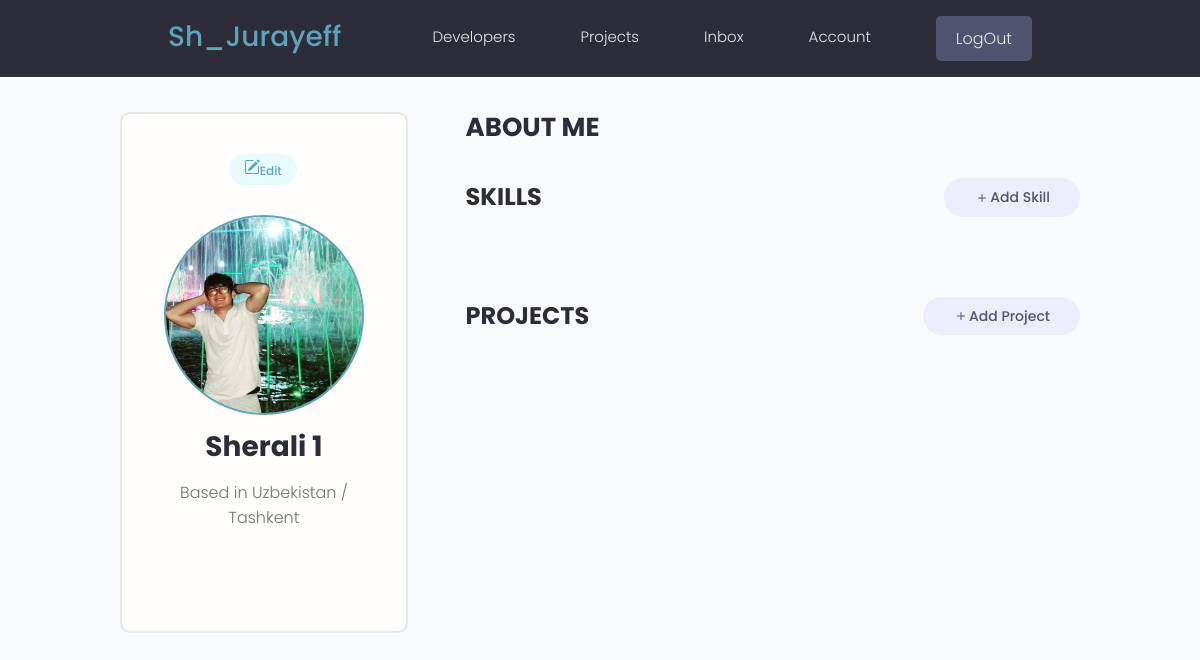
The page /account/ (signed in) on the database as committed earlier.
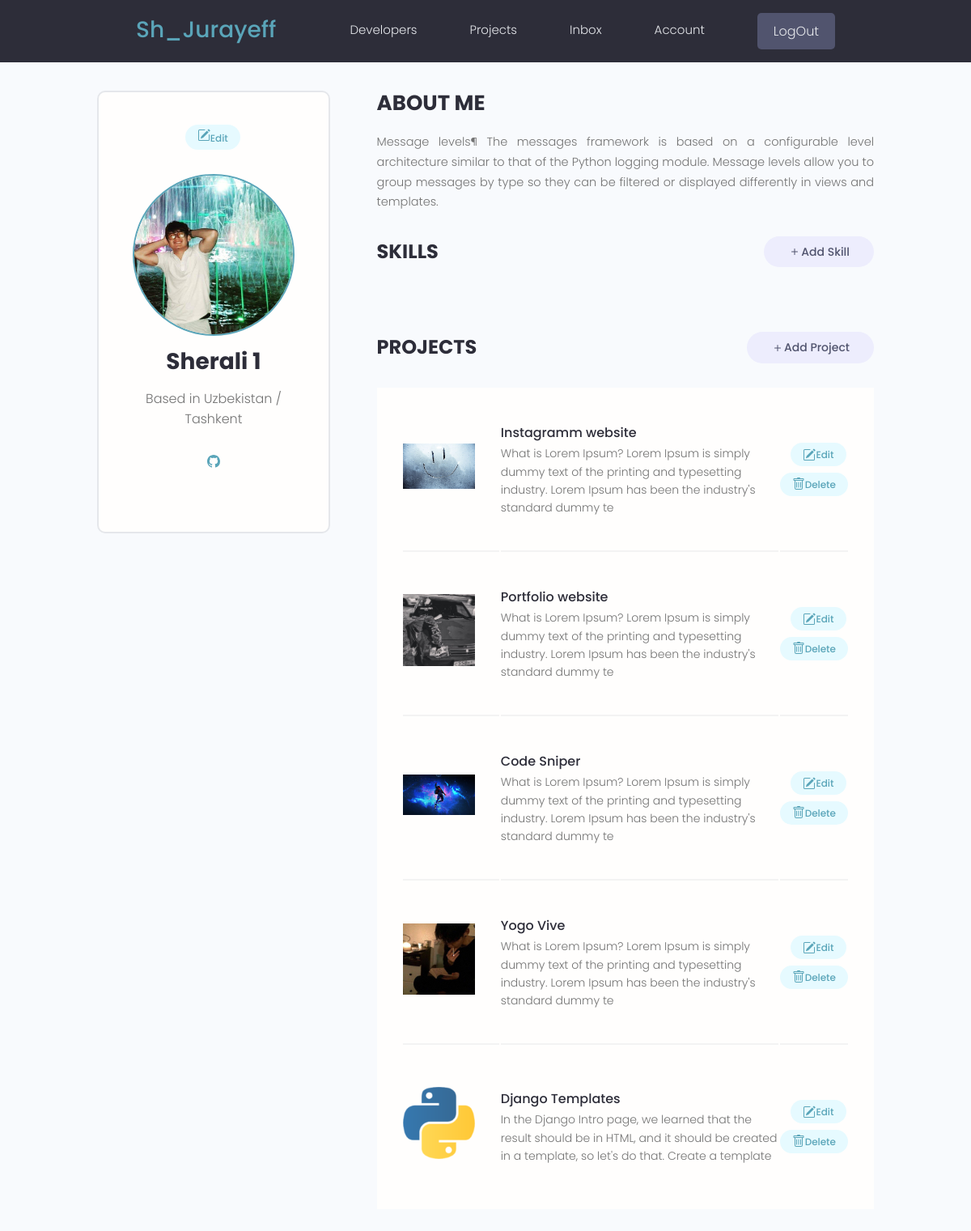
The same page on the database as committed later.
### users/models.py (models this page shows, shortened)
class Profile(models.Model):
    user = models.OneToOneField(User , on_delete=models.CASCADE , null=True , blank=True)
    name = models.CharField(max_length=200 , blank=True  , null=True)
    email = models.EmailField(max_length=200 , blank=True , null=True)
    username = models.CharField(max_length=200 , blank=True  , null=True)
    location = models.CharField(max_length=200 , blank=True  , null=True)
    short_intro =  models.CharField(max_length=200 , blank=True  , null=True)
    bio = models.TextField(blank=True , null=True)
    profile_image = models.ImageField(blank=True ,null=True , upload_to='profiles/' , default='profiles/user-default.png')
    social_github = models.CharField(max_length=200 , blank=True  , null=True)
    social_telegram = models.CharField(max_length=200 , blank=True  , null=True)
    social_instagram = models.CharField(max_length=200 , blank=True  , null=True)
    social_linkedin = models.CharField(max_length=200 , blank=True  , null=True)
    social_twitter = models.CharField(max_length=200 , blank=True  , null=True)
    created_at = models.DateTimeField(auto_now_add=True , null=True ,blank=True)
    id = models.UUIDField(unique=True , default=uuid.uuid4 , primary_key=True , editable=False)

### projects/models.py (models this page shows, shortened)
class Project(models.Model):
    owner = models.ForeignKey(Profile , null = True , blank=True , on_delete=models.SET_NULL)
    title = models.CharField(max_length=200)
    description = models.TextField(null=True , blank=True)
    featured_images = models.ImageField(null=True, blank=True , default='default.png')
    demo_link = models.CharField(max_length=200 , null=True , blank=True)
    source_link = models.CharField(max_length=200 , null=True ,blank=True)
    tags = models.ManyToManyField('Tag', blank=True)
    vote_total = models.IntegerField(default=0 , null=True ,blank=True)
    vote_ratio = models.IntegerField(default=0 , null=True ,blank=True)
    created = models.DateTimeField(auto_now_add=True)
    id = models.UUIDField(default=uuid.uuid4 , unique=True ,
                          primary_key=True , editable=False)

### users/views.py (the view)
# urls.py: path('account/' , userAccount , name = 'account') ,
@login_required(login_url = 'login')
def userAccount(request):
    profile = request.user.profile
    skills = profile.skill_set.all()
    projects = profile.project_set.all()
    context = {
        'profile': profile ,
        'skills': skills ,
        'projects': projects
    }
    return render(request , 'users/account.html' , context)

### users/templates/users/account.html (shortened to what this page needs)
{% extends 'main.html' %}
{% block content %}
<main class="settingsPage profile my-md">
  <div class="container">
    <div class="layout">
      <div class="column column--1of3">
        <div class="card text-center">
          <div class="card__body dev">
            <a  class="tag tag--pill tag--main settings__btn" href="{% url 'edit-account' %}">Edit</a>
            <img class="avatar avatar--xl dev__avatar" src="{{profile.profile_image.url}}" />
            <h2 class="dev__name">{{profile.name}}</h2>
            <p class="dev__location">Based in {{profile.location}}</p>
            <ul class="dev__social">
              {% if profile.social_github %}
              <li>
                <a title="Github" href="{{profile.social_github}}" target="_blank"></a>
              </li>
              {% endif %}
            </ul>
          </div>
        </div>
      </div>
      <div class="column column--2of3">
        <div class="devInfo">
          <h3 class="devInfo__title">About Me</h3>
          <p class="devInfo__about">{{profile.bio}}</p>
        </div>
        <div class="settings">
          <h3 class="settings__title">Skills</h3>
          <a class="tag tag--pill tag--sub settings__btn tag--lg" href="{% url 'create-skill' %}"><svg xmlns="http://www.w3.org/2000/svg" width="16" height="16" fill="currentColor" class="bi bi-plus" viewBox="0 0 16 16"><path d="M8 4a.5.5 0 0 1 .5.5v3h3a.5.5 0 0 1 0 1h-3v3a.5.5 0 0 1-1 0v-3h-3a.5.5 0 0 1 0-1h3v-3A.5.5 0 0 1 8 4z"/></svg>
            Add Skill</a>
        </div>
        <div class="settings">
          <h3 class="settings__title">Projects</h3>
          <a class="tag tag--pill tag--sub settings__btn tag--lg" href="{% url 'create-project' %}"><svg xmlns="http://www.w3.org/2000/svg" width="16" height="16" fill="currentColor" class="bi bi-plus" viewBox="0 0 16 16"><path d="M8 4a.5.5 0 0 1 .5.5v3h3a.5.5 0 0 1 0 1h-3v3a.5.5 0 0 1-1 0v-3h-3a.5.5 0 0 1 0-1h3v-3A.5.5 0 0 1 8 4z"/></svg>
            Add Project</a>
        </div>
        <table class="settings__table">
          {% for project in projects %}
          <tr>
            <td class="settings__thumbnail">
              <a href="{% url 'project' project.id %}"><img src="{{project.featured_images.url}}" alt="Project Thumbnail" /></a>
            </td>
            <td class="settings__tableInfo">
              <a href="{% url 'project' project.id %}">{{project.title}}</a>
              <p>{{project.description|slice:"150"}}</p>
            </td>
            <td class="settings__tableActions">
              <a class="tag tag--pill tag--main settings__btn" href="{% url 'update-project' project.id %}"> Edit</a>
              <a class="tag tag--pill tag--main settings__btn"
                href="{% url 'delete-project'  project.id %}?next=/account">
                Delete</a>
            </td>
          </tr>
          {% endfor %}
        </table>
      </div>
    </div>
  </div>
</main>
{% endblock %}

Rows that differ between the two databases and show on the page:
changed Profile "Sherali 1": bio (not shown) → "Message levels¶ The messages framework is based on a configurable level architecture similar to that of the Python logging module. Message levels allow you to group messages by type so they can be filtered or displayed differently in views and templates."
now on this page (row edited): Project: featured_images (picture), title "Instagramm website", description "What is Lorem Ipsum? Lorem Ipsum is simply dummy text of the printing and typesetting industry. Lorem Ipsum has been the industry's standard dummy te"
now on this page (row edited): Project: featured_images (picture), title "Portfolio website", description "What is Lorem Ipsum? Lorem Ipsum is simply dummy text of the printing and typesetting industry. Lorem Ipsum has been the industry's standard dummy te"
now on this page (row edited): Project: featured_images (picture), title "Code Sniper", description "What is Lorem Ipsum? Lorem Ipsum is simply dummy text of the printing and typesetting industry. Lorem Ipsum has been the industry's standard dummy te"
now on this page (row edited): Project: featured_images (picture), title "Yogo Vive", description "What is Lorem Ipsum? Lorem Ipsum is simply dummy text of the printing and typesetting industry. Lorem Ipsum has been the industry's standard dummy te"
now on this page (row edited): Project: featured_images (picture), title "Django Templates", description "In the Django Intro page, we learned that the result should be in HTML, and it should be created in a template, so let's do that. Create a template"
